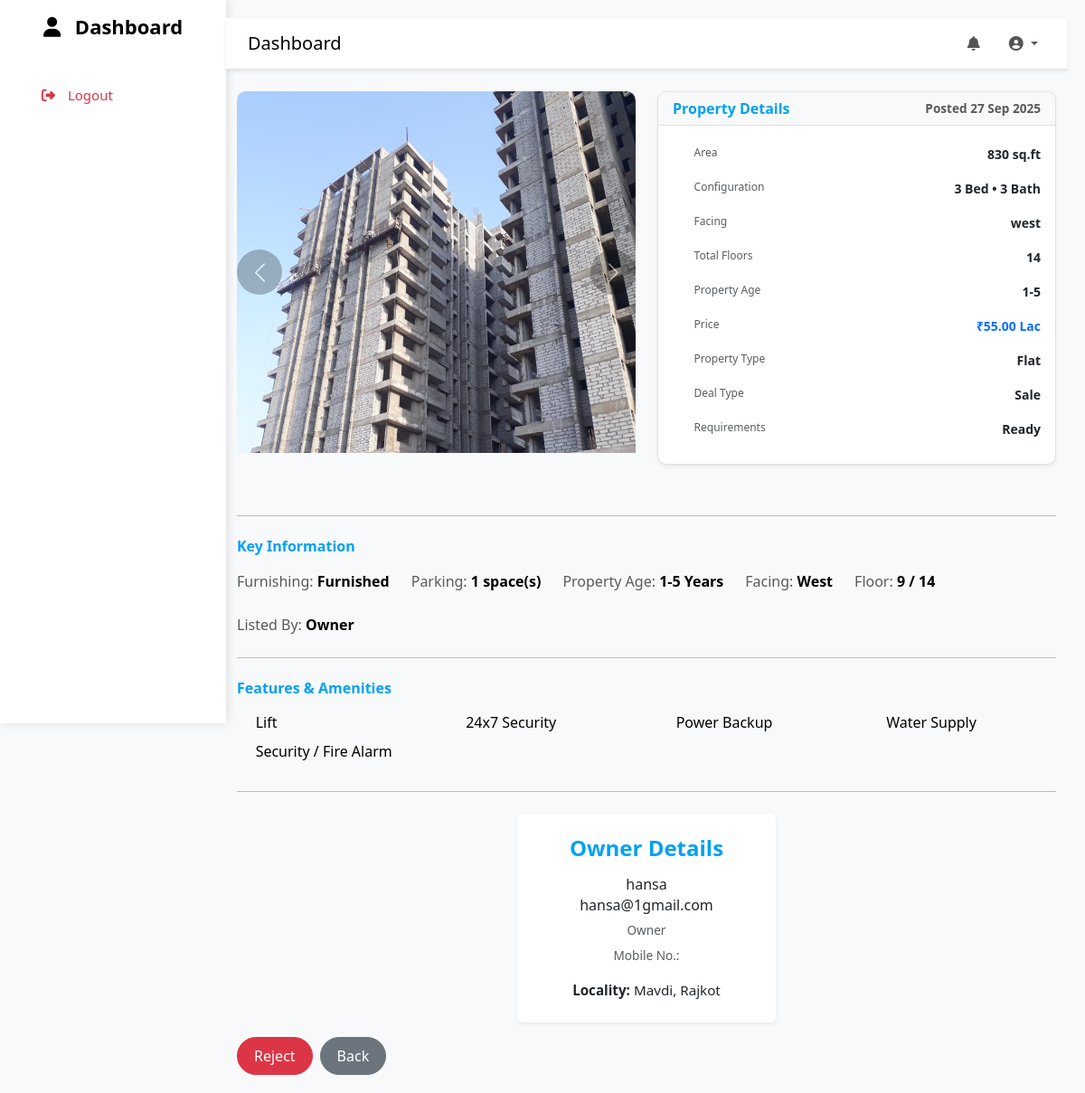
Screenshot of /custom-admin/properties/31/ with the database file from the repository.
### properties/models.py (models this page shows, shortened)
class PropertyImage(models.Model):
    property = models.ForeignKey(Property, on_delete=models.CASCADE, related_name='images')
    image = models.ImageField(upload_to='property_images/')

class Property(models.Model):
    FURNISHING_CHOICES = [
    ("furnished", "Furnished"),
    ("semi_furnished", "Semi-Furnished"),
    ("unfurnished", "Unfurnished"),
    ]
    AGE_CHOICES = [
    ("new", "New Construction"),
    ("0-1", "Less than 1 Year"),
    ("1-5", "1-5 Years"),
    ("5-10", "5-10 Years"),
    ("10+", "10+ Years"),
    ]
    FACING_CHOICES = [
    ("north", "North"),
    ("south", "South"),
    ("east", "East"),
    ("west", "West"),
    ]
    DEAL_TYPE_CHOICES = [
    ('sale', 'For Sale'),
    ('rent', 'For Rent'),
    ]
    STATUS_CHOICES = [
        ('pending', 'Pending'),
        ('approved', 'Approved'),
        ('rejected', 'Rejected'),
    ]
    LISTED_BY_CHOICES = [
        ('owner', 'Owner'),
        ('agent', 'Agent'),
        ('builder', 'Builder'),
    ]
    PROPERTY_TYPE_CHOICES = [
        ('flat', 'Flat'),
        ('house', 'House'),
        ('apartment', 'Apartment'),
        ('villa', 'Villa'),
        ('land', 'Land'),
        ('commercial', 'Commercial'),
    ]
    BHK_CHOICES = [
        ('1bhk', '1BHK'),
        ('2bhk', '2BHK'),
        ('3bhk', '3BHK'),
        ('4bhk+', '4BHK+'),
    ]
    BUSINESS_TYPES = [
        ('office', 'Office'),
        ('shop', 'Shop'),
        ('restaurant', 'Restaurant'),
        ('warehouse', 'Warehouse'),
        ('factory', 'Factory'),
    ]
    AVAILABILITY_CHOICES = [
        ('available', 'Available'),
        ('sold', 'Sold'),
        ('rented', 'Rented'),
    ]
    REQUIRE_CHOICES = [
        ('ready', 'Ready to Move'),
        ('under_construction', 'Under Construction'),
        ('launching_soon', 'Launching Soon'),
    ]
    owner = models.ForeignKey(User, on_delete=models.CASCADE, related_name='properties')
    locality = models.ForeignKey(Locality, on_delete=models.CASCADE, related_name="properties")
    apartment_name = models.CharField(max_length=100, blank=True, null=True)
    desc = models.TextField()
    price = models.DecimalField(max_digits=12, decimal_places=2, null=True, blank=True)
    rent_per_month = models.DecimalField(max_digits=10, decimal_places=2, null=True, blank=True)
    deposit_amount = models.DecimalField(max_digits=10, decimal_places=2, null=True, blank=True)  # Rent
    property_type = models.CharField(max_length=20, choices=PROPERTY_TYPE_CHOICES)
    listed_by = models.CharField(max_length=20, choices=LISTED_BY_CHOICES)
    status = models.CharField(max_length=20, choices=STATUS_CHOICES, default='pending')
    deal_type = models.CharField(max_length=10, choices=DEAL_TYPE_CHOICES)
    posted_on = models.DateTimeField(auto_now_add=True)
    availability = models.CharField(max_length=20, choices=AVAILABILITY_CHOICES, default='available')
    area = models.PositiveIntegerField(null=True, blank=True, help_text="Area in square feet")
    require = models.CharField(max_length=30, choices=REQUIRE_CHOICES, default='ready to move')
    updated_on = models.DateTimeField(auto_now_add=True)
    is_active = models.BooleanField(default=True)
    furnishing = models.CharField(
        max_length=20, choices=FURNISHING_CHOICES, default="unfurnished"
    )
    floor_number = models.IntegerField(blank=True, null=True)
    total_floors = models.IntegerField(blank=True, null=True)
    property_age = models.CharField(
        max_length=20, choices=AGE_CHOICES, default="new"
    )
    facing = models.CharField(
        max_length=20, choices=FACING_CHOICES, blank=True, null=True, help_text="e.g. North, East, West"
    )
    parking = models.IntegerField(default=0)
    features = models.ManyToManyField(Feature, blank=True)
    bhk = models.CharField(max_length=10, choices=BHK_CHOICES, null=True, blank=True)
    bedrooms = models.IntegerField(null=True, blank=True)
    bathrooms = models.IntegerField(null=True, blank=True)
    business_type = models.CharField(
        max_length=100, choices=BUSINESS_TYPES, null=True, blank=True,
        help_text="e.g. Office, Shop, Warehouse"
    )
    seats = models.IntegerField(blank=True, null=True)      # <-- Seats/workstations
    plot_area = models.FloatField(null=True, blank=True, help_text="Area in square yards/acres")
    road_access = models.BooleanField(default=False)
    area_unit = models.CharField(max_length=20, default="sq.ft", help_text="sq.ft, sq.yd, acre")
    road_width = models.IntegerField(null=True, blank=True, help_text="Width in feet")
    zoning_type = models.CharField(
        max_length=50,
        choices=[("residential", "Residential"), ("commercial", "Commercial"),
                 ("industrial", "Industrial"), ("agricultural", "Agricultural")],
        null=True, blank=True
    )
    ownership_type = models.CharField(
        max_length=50,
        choices=[("freehold", "Freehold"), ("leasehold", "Leasehold"),
                 ("poa", "Power of Attorney"), ("govt", "Government Land")],
        null=True, blank=True
    )
    boundary_wall = models.BooleanField(default=False)
    lease_duration = models.CharField(max_length=50, null=True, blank=True, help_text="e.g. 11 months / 3 years")
    def display_price(self):
        if self.deal_type == 'sale' and self.price:
            return format_price(self.price)
        elif self.deal_type == 'rent' and self.rent_per_month:
            return f"{format_price(self.rent_per_month)}/Month"
        return "Price not available"

class Feature(models.Model):
    name = models.CharField(max_length=100)

class Locality(models.Model):
    city = models.ForeignKey(City, on_delete=models.CASCADE, related_name="localities")
    name = models.CharField(max_length=100)
    pincode = models.CharField(max_length=10, blank=True, null=True)
    class Meta:
        unique_together = ('city', 'name')

class City(models.Model):
    name = models.CharField(max_length=20)
    image = models.ImageField(upload_to='cities/', null=True, blank=True)

### properties/views.py (the view)
# urls.py: path("custom-admin/properties/<int:property_id>/", views.property_detail, name="property_detail"),
def property_detail(request, property_id):
    prop = get_object_or_404(Property, id=property_id)
    return render(request, "properties/admin/property_detail.html", {'prop':prop})

### templates/properties/admin/property_detail.html (shortened to what this page needs)
{% extends "properties/admin_base.html" %}
{% load static %}
{% block body %}
<div class="row">
    <div class="col-md-6 mb-3">
        <div id="propertyCarousel" class="carousel slide" data-bs-ride="carousel">
            <div class="carousel-inner">
                {% if prop.images.exists %}
                    {% for img in prop.images.all %}
                        <div class="carousel-item {% if forloop.first %}active{% endif %}">
                            <img src="{{ img.image.url }}" class="d-block w-100 main-carousel-image" alt="Image {{ forloop.counter }}">
                        </div>
                    {% endfor %}
                {% else %}
                    <div class="carousel-item active">
                        <img src="{% static 'properties/images/admin.jpg' %}" class="d-block w-100 main-carousel-image" alt="No image">
                    </div>
                {% endif %}
            </div>
            <button class="carousel-control-prev custom-arrow" type="button" data-bs-target="#propertyCarousel" data-bs-slide="prev">
                <span class="carousel-control-prev-icon"></span>
            </button>
            <button class="carousel-control-next custom-arrow" type="button" data-bs-target="#propertyCarousel" data-bs-slide="next">
                <span class="carousel-control-next-icon"></span>
            </button>
        </div>
    </div>
    <div class="col-md-6 mb-3">
        <div class="card shadow-sm border p-0 mb-3 detail-card">
            <div class="card-header bg-light d-flex justify-content-between align-items-center">
                <h6 class="fw-bold mb-0" style="color: #00A1F1;">Property Details</h6>
                <small class="text-muted">Posted {{ prop.posted_on|date:'d M Y' }}</small>
            </div>
            <div class="card-body p-3">
                <div class="row mb-2">
                    <div class="col-6 text-muted small">
                        <i class="bi bi-aspect-ratio me-2 text-primary fs-5"></i>Area
                    </div>
                    <div class="col-6 fw-semibold text-end">{{ prop.area }} sq.ft</div>
                </div>
                <div class="row mb-2">
                    <div class="col-6 text-muted small">
                        <i class="bi bi-house-door me-2 text-primary fs-5"></i>Configuration
                    </div>
                    <div class="col-6 fw-semibold text-end">{{ prop.bedrooms }} Bed • {{ prop.bathrooms }} Bath</div>
                </div>
                <div class="row mb-2">
                    <div class="col-6 text-muted small">
                        <i class="bi bi-compass me-2 text-info fs-5"></i>Facing
                    </div>
                    <div class="col-6 fw-semibold text-end">{{ prop.facing|default:"--" }}</div>
                </div>
                <div class="row mb-2">
                    <div class="col-6 text-muted small">
                        <i class="bi bi-building me-2 text-secondary fs-5"></i>Total Floors
                    </div>
                    <div class="col-6 fw-semibold text-end">{{ prop.total_floors|default:"--" }}</div>
                </div>
                <div class="row mb-2">
                    <div class="col-6 text-muted small">
                        <i class="bi bi-hourglass-split me-2 text-warning fs-5"></i>Property Age
                    </div>
                    <div class="col-6 fw-semibold text-end">{{ prop.property_age|capfirst }}</div>
                </div>
                <div class="row mb-2">
                    <div class="col-6 text-muted small">
                        <i class="bi bi-currency-rupee me-2 text-success fs-5"></i>Price
                    </div>
                    <div class="col-6 fw-bold text-primary text-end">
                        {{ prop.display_price}}
                    </div>
                </div>
                <div class="row mb-2">
                    <div class="col-6 text-muted small">
                        <i class="bi bi-tags me-2 text-warning fs-5"></i>Property Type
                    </div>
                    <div class="col-6 fw-semibold text-end">{{ prop.property_type|capfirst }}</div>
                </div>
                <div class="row mb-2">
                    <div class="col-6 text-muted small">
                        <i class="bi bi-file-earmark-text me-2 text-warning fs-5"></i>Deal Type
                    </div>
                    <div class="col-6 fw-semibold text-end">{{ prop.deal_type|capfirst }}</div>
                </div>
                <div class="row mb-2">
                    <div class="col-6 text-muted small">
                        <i class="bi bi-file-earmark-text me-2 text-warning fs-5"></i>Requirements
                    </div>
                    <div class="col-6 fw-semibold text-end">{{ prop.require|capfirst }}</div>
                </div>
            </div>
        </div>
    </div>
</div>
<hr class="my-4">
<h6 class="fw-bold mb-3" style="color: #00A1F1;">Key Information</h6>
<div class="d-flex flex-wrap gap-4">
    <div><span class="text-muted">Furnishing:</span> <span class="fw-semibold">{{ prop.get_furnishing_display }}</span></div>
    <div><span class="text-muted">Parking:</span> <span class="fw-semibold">{{ prop.parking }} space(s)</span></div>
    <div><span class="text-muted">Property Age:</span> <span class="fw-semibold">{{ prop.get_property_age_display }}</span></div>
    <div><span class="text-muted">Facing:</span> <span class="fw-semibold">{{ prop.get_facing_display|default:"--" }}</span></div>
    <div><span class="text-muted">Floor:</span> <span class="fw-semibold">{{ prop.floor_number|default:"--" }} / {{ prop.total_floors|default:"--" }}</span></div>
    <div><span class="text-muted">Listed By:</span> <span class="fw-semibold">{{ prop.get_listed_by_display }}</span></div>
</div>
<hr class="my-4">
<h6 class="fw-bold mb-3" style="color: #00A1F1;">Features & Amenities</h6>
{% if prop.features.exists %}
<ul class="list-unstyled row">
    {% for feature in prop.features.all %}
    <li class="col-md-3 col-6 mb-2">
        <i class="bi bi-check-circle text-success me-1"></i> {{ feature.name }}
    </li>
    {% endfor %}
</ul>
{% else %}
<p class="text-muted">No extra features listed.</p>
{% endif %}
<hr class="my-4">
<div class="row justify-content-center">
    <div class="col-md-4">
        <div class="owner-box p-4 shadow-sm rounded text-center">
            <h4 class="fw-bold mb-3" style="color: #00A1F1;">Owner Details</h4>
            <h6 class="mt-2 mb-1 text-dark">{{ prop.owner.get_full_name|default:prop.owner.username }}</h6>
            <h6 class="mb-2 text-dark">{{ prop.owner.email }}</h6>
            <small class="text-muted d-block mb-2">Owner</small>
            <small class="text-muted d-block mb-3">Mobile No.: {{ user.profile.phone }}</small>
            <p class="mb-0 text-dark"><strong>Locality:</strong> {{ prop.locality.name }}, {{ prop.locality.city.name }}</p>
        </div>
    </div>
</div>
<div class="mt-3 d-flex flex-wrap gap-2">
    {% if prop.status == "pending" %}
        <a href="{% url 'update_property_status' prop.id 'approved' %}" class="btn btn-primary-custom">Approve</a>
        <a href="{% url 'update_property_status' prop.id 'rejected' %}" class="btn btn-danger">Reject</a>
    {% elif prop.status == "approved" %}
        <a href="{% url 'update_property_status' prop.id 'rejected' %}" class="btn btn-danger">Reject</a>
    {% elif prop.status == "rejected" %}
        <a href="{% url 'update_property_status' prop.id 'approved' %}" class="btn btn-primary-custom">Approve</a>
    {% endif %}
    <a href="{% url 'manage_property' %}" class="btn btn-secondary">Back</a>
</div>
{% endblock %}

### rows the page displays
PropertyImage: image (picture)
Property: posted_on "27 Sep 2025", area "830", bedrooms "3", bathrooms "3", facing "west", total_floors "14", property_age "1-5", display_price "₹55.00 Lac", property_type "Flat", deal_type "Sale", require "Ready", furnishing "Furnished", parking "1", property_age "1-5 Years", facing "West", floor_number "9", listed_by "Owner", owner.get_full_name "hansa", owner.email "hansa@1gmail.com", locality.name "Mavdi", locality.city.name "Rajkot"
Feature: name "Lift"
Feature: name "24x7 Security"
Feature: name "Power Backup"
Feature: name "Water Supply"
Feature: name "Security / Fire Alarm"
